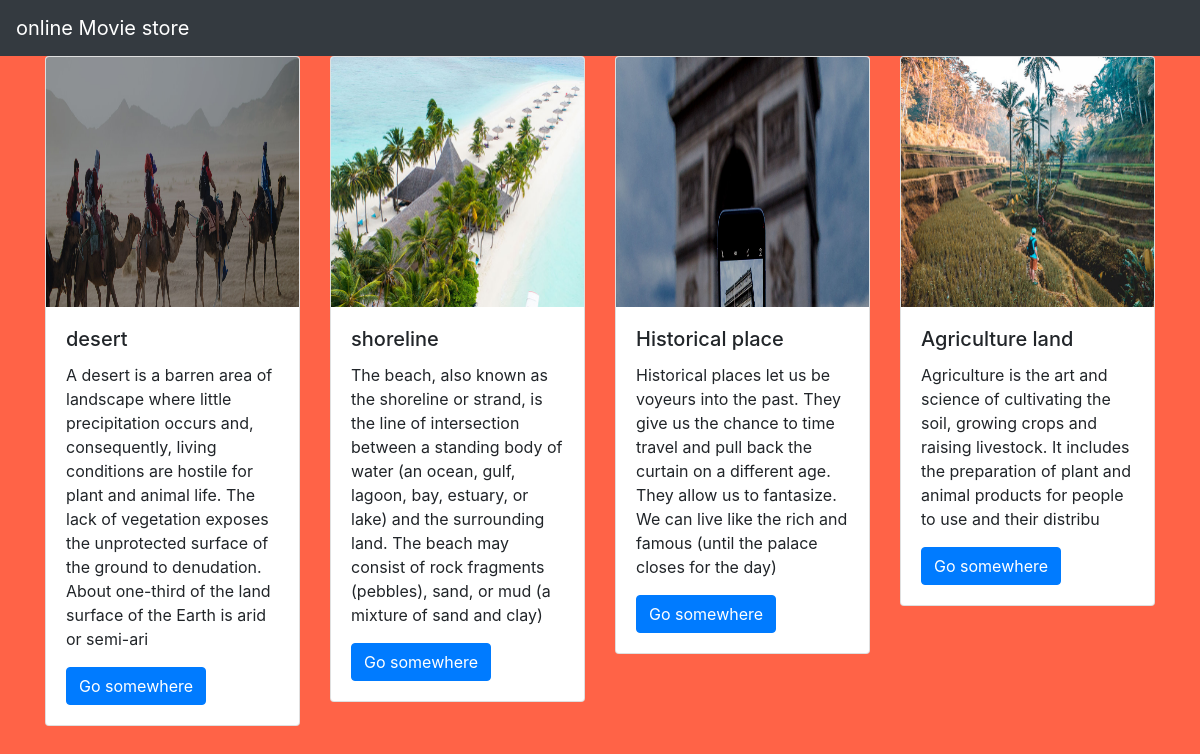
The page / on the database its author committed.
### movieapp/models.py (models this page shows, shortened)
class Movie(models.Model):
    name=models.CharField(max_length=250)
    desc=models.TextField()
    year=models.IntegerField()
    img=models.ImageField(upload_to='gallery')

### movieapp/views.py (the view)
# urls.py: path('',views.index,name='index'),
def index(request):
    movie=Movie.objects.all()
    context={
        'movie_list':movie
    }
    return render(request,'index.html',context)

### templates/index.html
{% extends 'base.html' %}
{% block body %}
<div class="container">
    <div class="row">
        {% for i in movie_list %}
        <div class="col-md-3">
            <div class="card  margin= 2em; style=">
  <img  src="{{i.img.url}}" class="card-img-top"  alt="Card image cap" height="250">
  <div class="card-body">
    <h5 class="card-title">{{i.name}}</h5>
    <p class="card-text">{{i.desc}}</p>
    <a href="{%  url 'movieapp:detail'  i.id  %}" class="btn btn-primary">Go somewhere</a>
  </div>
        </div>
    </div>
         {% endfor %}
</div>
{% endblock %}

### templates/base.html (shortened to what this page needs)
{% load static %}
<!DOCTYPE html>
<html lang="en">
<head>
    <link rel="stylesheet" href="https://cdn.jsdelivr.net/npm/bootstrap@4.0.0/dist/css/bootstrap.min.css">
    <link rel="stylesheet" href="{% static 'style.css' %}">
</head>
<body>
<nav class="navbar navbar-dark bg-dark">
  <a class="navbar-brand" href="#">
  online  Movie store
  </a>
</nav>
{% block body %}
{% endblock %}
 </body>
</html>

### static/style.css (style rules this page uses)
body { background-color:tomato; }

### rows shown on the page
Movie: img (picture), name "desert", desc "A desert is a barren area of landscape where little precipitation occurs and, consequently, living conditions are hostile for plant and animal life. The lack of vegetation exposes the unprotected surface of the ground to denudation. About one-third of the land surface of the Earth is arid or semi-ari"
Movie: img (picture), name "shoreline", desc "The beach, also known as the shoreline or strand, is the line of intersection between a standing body of water (an ocean, gulf, lagoon, bay, estuary, or lake) and the surrounding land. The beach may consist of rock fragments (pebbles), sand, or mud (a mixture of sand and clay)"
Movie: img (picture), name "Historical place", desc "Historical places let us be voyeurs into the past. They give us the chance to time travel and pull back the curtain on a different age. They allow us to fantasize. We can live like the rich and famous (until the palace closes for the day)"
Movie: img (picture), name "Agriculture land", desc "Agriculture is the art and science of cultivating the soil, growing crops and raising livestock. It includes the preparation of plant and animal products for people to use and their distribu"
